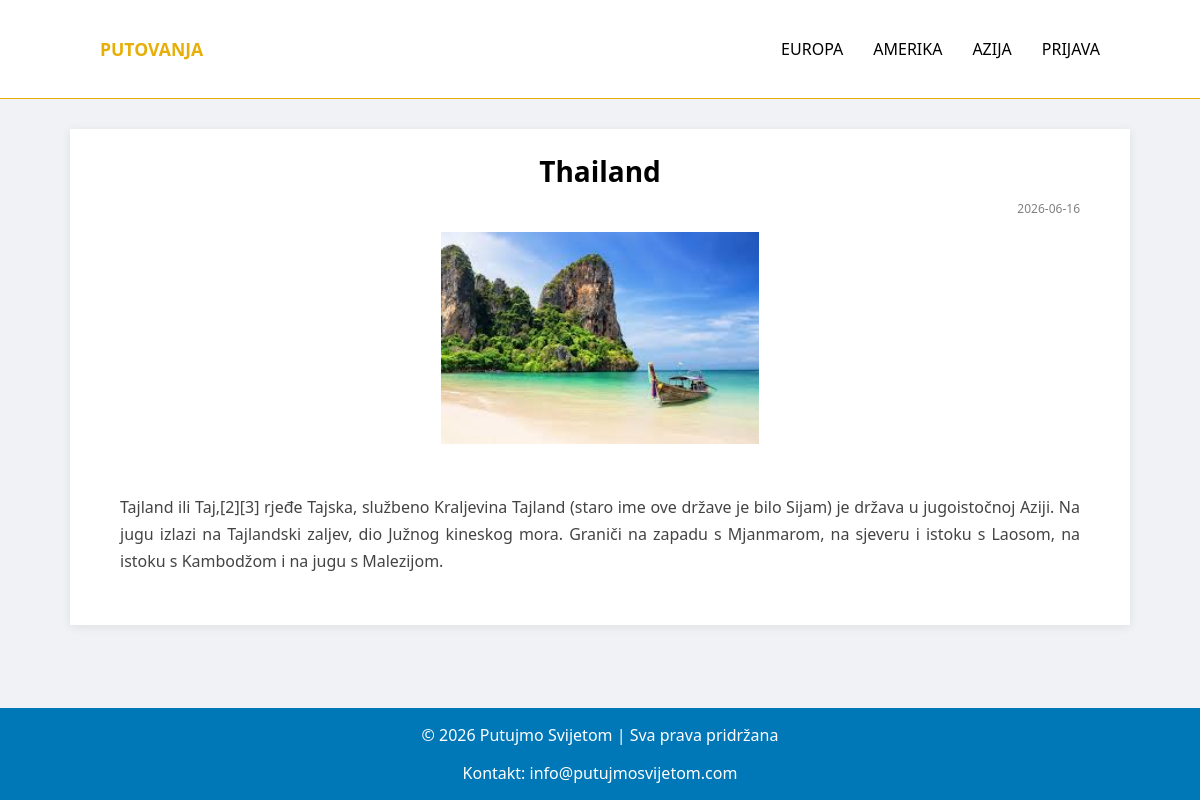
The app's page /clanak.php?id=2 with its own data.
### tables this page shows
CREATE TABLE `destinacije` (
  `id` int(11) NOT NULL,
  `datum` date NOT NULL,
  `naslov` varchar(100) NOT NULL,
  `sazetak` text NOT NULL,
  `tekst` text NOT NULL,
  `slika` varchar(100) NOT NULL,
  `kategorija` varchar(50) NOT NULL,
  `arhiva` tinyint(1) DEFAULT 0
);

### clanak.php (the view, shortened to what this page needs)
<?php
include 'connect.php';
$id = intval($_GET['id']);
$sql = "SELECT * FROM destinacije WHERE id = $id AND arhiva = 0";
$result = $conn->query($sql);
$row = $result->fetch_assoc();
?>
<!DOCTYPE html>
<html lang="hr">
<head>
    <link rel="stylesheet" href="style.css">
</head>
<body>
<?php include 'header.php'; ?>
<main >
    <section>
        <h1 class="naslov">
        <?php echo $row['naslov']; ?>
        </h1>
        <div class="datum">
            <?php echo $row['datum']; ?>
        </div>
        <img class="slika" src="uploads/<?php echo $row['slika']; ?>" alt="">
        <p class="tekst">
            <?php echo nl2br($row['tekst']); ?>
        </p>
    </section>
</main>
<?php include 'footer.php'; ?>
</body>
</html>

### style.css (style rules this page uses)
:root { --zuta-boja: #e6ae06; --plava-boja: #0077b6; }
body { font-family: 'Segoe UI', Arial, sans-serif; margin: 0; padding: 0; background-color: #f0f2f5; color: #333; display: flex; flex-direction: column; min-height: 100vh; }
main { max-width: 1100px; width: 100%; margin: 30px auto; padding: 0 20px; box-sizing: border-box; flex: 1; }
main section { width: 100%; background-color: #fff; box-shadow: 0 2px 10px rgba(0, 0, 0, 0.08); margin-bottom: 25px; overflow: hidden; }
.naslov { font-size: 28px; margin-bottom: 10px; text-align: center; color: rgb(0, 0, 0); }
.datum { font-size: 12px; color: gray; margin-bottom: 15px; text-align: right; margin-right: 50px; }
.slika { display: block; width: 30%; margin: 0 auto; margin-bottom: 20px; }
.tekst { line-height: 1.7; color: #444; text-align: justify; margin: 50px; }

### records on screen
destinacije: naslov "Thailand", datum "2026-06-16", slika (picture), tekst "Tajland ili Taj,[2][3] rjeđe Tajska, službeno Kraljevina Tajland (staro ime ove države je bilo Sijam) je država u jugoistočnoj Aziji. Na jugu izlazi na Tajlandski zaljev, dio Južnog kineskog mora. Graniči na zapadu s Mjanmarom, na sjeveru i istoku s Laosom, na istoku s Kambodžom i na jugu s Malezijom."
